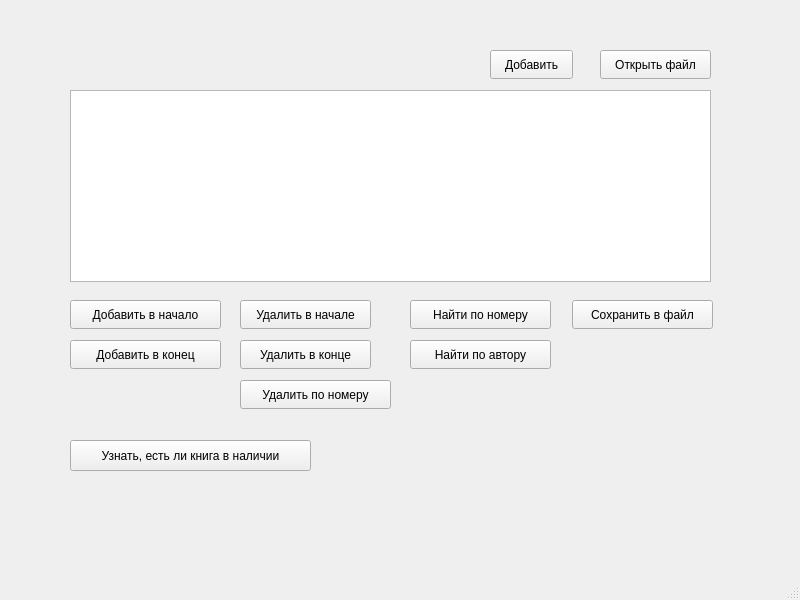
<?xml version="1.0" encoding="UTF-8"?>
<ui version="4.0">
 <class>MainWindow</class>
 <widget class="QMainWindow" name="MainWindow">
  <property name="geometry">
   <rect>
    <x>0</x>
    <y>0</y>
    <width>800</width>
    <height>600</height>
   </rect>
  </property>
  <property name="windowTitle">
   <string>MainWindow</string>
  </property>
  <widget class="QWidget" name="centralwidget">
   <widget class="QTableWidget" name="bookList">
    <property name="geometry">
     <rect>
      <x>70</x>
      <y>90</y>
      <width>641</width>
      <height>192</height>
     </rect>
    </property>
   </widget>
   <widget class="QPushButton" name="openFile">
    <property name="geometry">
     <rect>
      <x>600</x>
      <y>50</y>
      <width>111</width>
      <height>29</height>
     </rect>
    </property>
    <property name="text">
     <string>Открыть файл</string>
    </property>
   </widget>
   <widget class="QPushButton" name="addFirst">
    <property name="geometry">
     <rect>
      <x>490</x>
      <y>50</y>
      <width>83</width>
      <height>29</height>
     </rect>
    </property>
    <property name="text">
     <string>Добавить</string>
    </property>
   </widget>
   <widget class="QPushButton" name="addFront">
    <property name="geometry">
     <rect>
      <x>70</x>
      <y>300</y>
      <width>151</width>
      <height>29</height>
     </rect>
    </property>
    <property name="text">
     <string>Добавить в начало</string>
    </property>
   </widget>
   <widget class="QPushButton" name="addBack">
    <property name="geometry">
     <rect>
      <x>70</x>
      <y>340</y>
      <width>151</width>
      <height>29</height>
     </rect>
    </property>
    <property name="text">
     <string>Добавить в конец</string>
    </property>
   </widget>
   <widget class="QPushButton" name="removeFront">
    <property name="geometry">
     <rect>
      <x>240</x>
      <y>300</y>
      <width>131</width>
      <height>29</height>
     </rect>
    </property>
    <property name="text">
     <string>Удалить в начале</string>
    </property>
   </widget>
   <widget class="QPushButton" name="removeBack">
    <property name="geometry">
     <rect>
      <x>240</x>
      <y>340</y>
      <width>131</width>
      <height>29</height>
     </rect>
    </property>
    <property name="text">
     <string>Удалить в конце</string>
    </property>
   </widget>
   <widget class="QPushButton" name="removeNum">
    <property name="geometry">
     <rect>
      <x>240</x>
      <y>380</y>
      <width>151</width>
      <height>29</height>
     </rect>
    </property>
    <property name="text">
     <string>Удалить по номеру</string>
    </property>
   </widget>
   <widget class="QPushButton" name="searchNum">
    <property name="geometry">
     <rect>
      <x>410</x>
      <y>300</y>
      <width>141</width>
      <height>29</height>
     </rect>
    </property>
    <property name="text">
     <string>Найти по номеру</string>
    </property>
   </widget>
   <widget class="QPushButton" name="searchAuth">
    <property name="geometry">
     <rect>
      <x>410</x>
      <y>340</y>
      <width>141</width>
      <height>29</height>
     </rect>
    </property>
    <property name="text">
     <string>Найти по автору</string>
    </property>
   </widget>
   <widget class="QPushButton" name="isHere">
    <property name="geometry">
     <rect>
      <x>70</x>
      <y>440</y>
      <width>241</width>
      <height>31</height>
     </rect>
    </property>
    <property name="text">
     <string>Узнать, есть ли книга в наличии</string>
    </property>
   </widget>
   <widget class="QPushButton" name="pushButton">
    <property name="geometry">
     <rect>
      <x>572</x>
      <y>300</y>
      <width>141</width>
      <height>29</height>
     </rect>
    </property>
    <property name="text">
     <string>Сохранить в файл</string>
    </property>
   </widget>
  </widget>
  <widget class="QMenuBar" name="menubar">
   <property name="geometry">
    <rect>
     <x>0</x>
     <y>0</y>
     <width>800</width>
     <height>25</height>
    </rect>
   </property>
  </widget>
  <widget class="QStatusBar" name="statusbar"/>
 </widget>
 <resources/>
 <connections/>
</ui>
